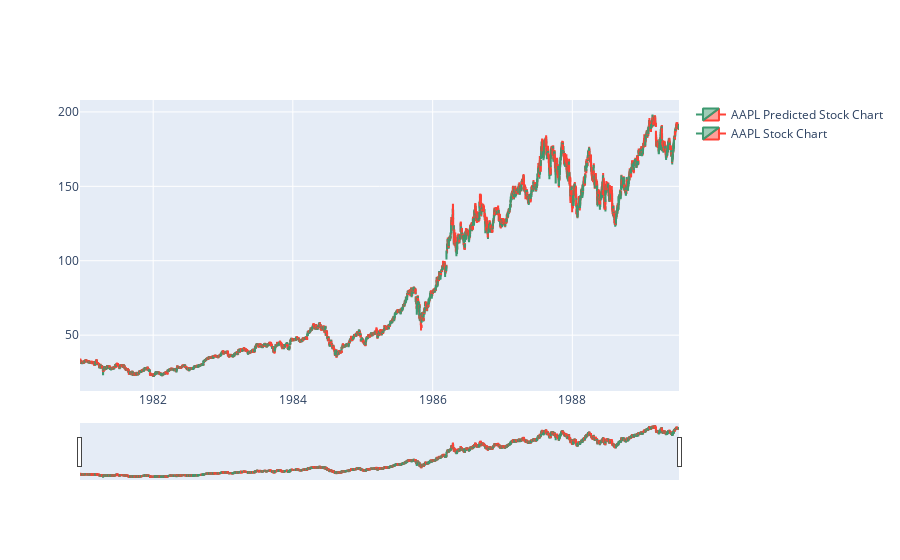

Here is the notebook cell this chart was saved with:
### Code cell
stonks = go.Figure(go.Candlestick(x=data['Date'],
                                   open=pred['Open'],
                                   high=pred['High'],
                                   low=pred['Low'],
                                   close=pred['Close'],
                                   name=f'{filename} Predicted Stock Chart'))

stonks.add_trace(go.Candlestick(x=data['Date'],
                                   open=y_test['Open'],
                                   high=y_test['High'],
                                   low=y_test['Low'],
                                   close=y_test['Close'],
                                   
                                   name=f'{filename} Stock Chart'))

stonks.show()

### Figure 1 — Plotly figure (JSON) as saved in the notebook; plotly's stock layout.template omitted (floating-point values rounded to 4 significant figures; data arrays with more than 128 entries replaced by an {"elided": "..."} marker saying what was removed)
{"data": [{"close": {"elided": "2167 float values"}, "high": {"elided": "2167 float values"}, "low": {"elided": "2167 float values"}, "name": "AAPL Predicted Stock Chart", "open": {"elided": "2167 float values"}, "type": "candlestick", "x": {"elided": "10833 str values"}}, {"close": {"elided": "2167 float values"}, "high": {"elided": "2167 float values"}, "low": {"elided": "2167 float values"}, "name": "AAPL Stock Chart", "open": {"elided": "2167 float values"}, "type": "candlestick", "x": {"elided": "10833 str values"}}], "layout": {}}
